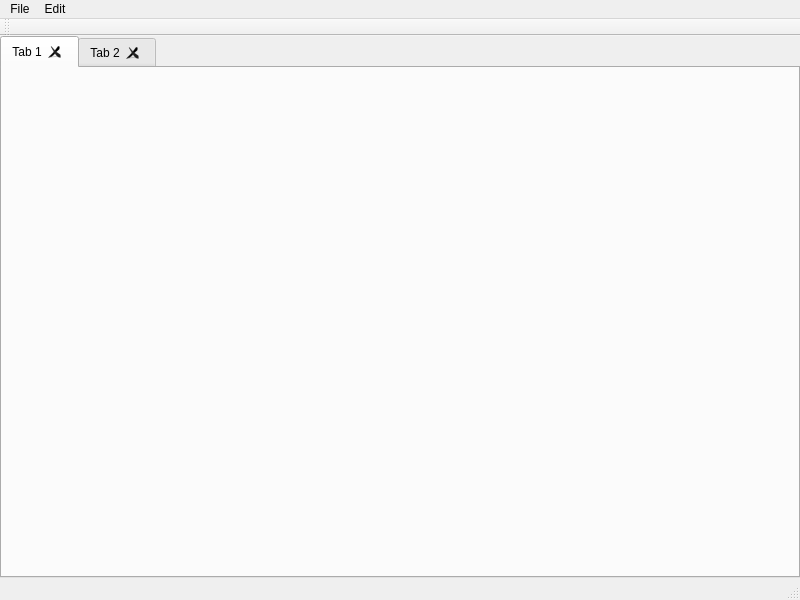
<?xml version="1.0" encoding="UTF-8"?>
<ui version="4.0">
 <class>MainWindow</class>
 <widget class="QMainWindow" name="MainWindow">
  <property name="geometry">
   <rect>
    <x>0</x>
    <y>0</y>
    <width>800</width>
    <height>600</height>
   </rect>
  </property>
  <property name="minimumSize">
   <size>
    <width>800</width>
    <height>600</height>
   </size>
  </property>
  <property name="windowTitle">
   <string>MainWindow</string>
  </property>
  <widget class="QWidget" name="centralWidget">
   <layout class="QHBoxLayout" name="horizontalLayout">
    <property name="leftMargin">
     <number>0</number>
    </property>
    <property name="topMargin">
     <number>0</number>
    </property>
    <property name="rightMargin">
     <number>0</number>
    </property>
    <property name="bottomMargin">
     <number>0</number>
    </property>
    <item>
     <widget class="QTabWidget" name="textTabs">
      <property name="currentIndex">
       <number>0</number>
      </property>
      <property name="tabsClosable">
       <bool>true</bool>
      </property>
      <property name="movable">
       <bool>true</bool>
      </property>
      <widget class="QWidget" name="tab">
       <attribute name="title">
        <string>Tab 1</string>
       </attribute>
      </widget>
      <widget class="QWidget" name="tab_2">
       <attribute name="title">
        <string>Tab 2</string>
       </attribute>
      </widget>
     </widget>
    </item>
   </layout>
  </widget>
  <widget class="QMenuBar" name="menuBar">
   <property name="geometry">
    <rect>
     <x>0</x>
     <y>0</y>
     <width>800</width>
     <height>21</height>
    </rect>
   </property>
   <widget class="QMenu" name="menuFile">
    <property name="title">
     <string>File</string>
    </property>
    <addaction name="actionOpen"/>
    <addaction name="actionOpen_Folder"/>
    <addaction name="actionNew_file"/>
   </widget>
   <widget class="QMenu" name="menuEdit">
    <property name="title">
     <string>Edit</string>
    </property>
    <addaction name="actionUndo"/>
    <addaction name="actionRedo"/>
   </widget>
   <addaction name="menuFile"/>
   <addaction name="menuEdit"/>
  </widget>
  <widget class="QToolBar" name="mainToolBar">
   <attribute name="toolBarArea">
    <enum>TopToolBarArea</enum>
   </attribute>
   <attribute name="toolBarBreak">
    <bool>false</bool>
   </attribute>
  </widget>
  <widget class="QStatusBar" name="statusBar"/>
  <action name="actionOpen">
   <property name="text">
    <string>Open</string>
   </property>
   <property name="shortcut">
    <string>Ctrl+O</string>
   </property>
  </action>
  <action name="actionOpen_Folder">
   <property name="text">
    <string>Open Folder</string>
   </property>
   <property name="shortcut">
    <string>Ctrl+Shift+O</string>
   </property>
  </action>
  <action name="actionUndo">
   <property name="text">
    <string>Undo</string>
   </property>
   <property name="shortcut">
    <string>Ctrl+Z</string>
   </property>
  </action>
  <action name="actionRedo">
   <property name="text">
    <string>Redo</string>
   </property>
   <property name="shortcut">
    <string>Ctrl+Y</string>
   </property>
  </action>
  <action name="actionNew_file">
   <property name="text">
    <string>New file</string>
   </property>
   <property name="shortcut">
    <string>Ctrl+N</string>
   </property>
  </action>
 </widget>
 <layoutdefault spacing="6" margin="11"/>
 <resources/>
 <connections/>
</ui>
